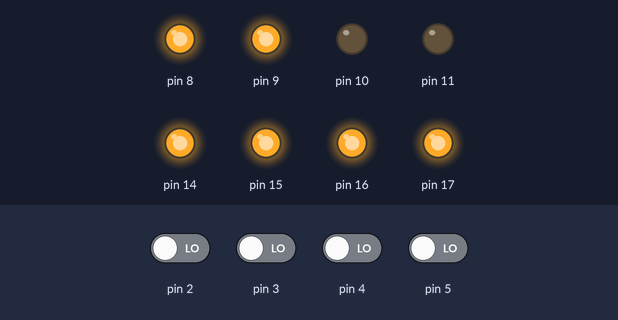
Recording of a sketch running on a simulated Arduino Uno, built with avr-gcc and run on an emulated ATmega328P. Parts: output pins drawn as LEDs (lit = HIGH). The test bench sets the inputs (shaded band); at power-on: pin 2–5 LOW. What the sketch prints to the serial monitor is not drawn.

Above: at 1.2 s.
1.3 s: pin 2 driven HIGH
At 2.5 s:
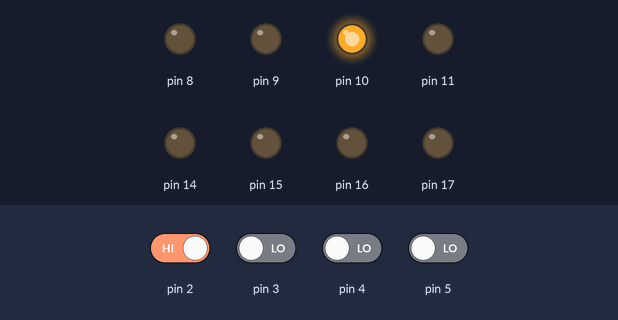
2.8 s: pin 3 driven HIGH
At 3.9 s:
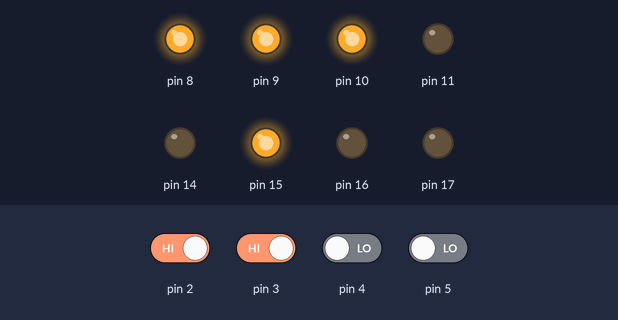
4.3 s: pin 4 driven HIGH
At 4.9 s:
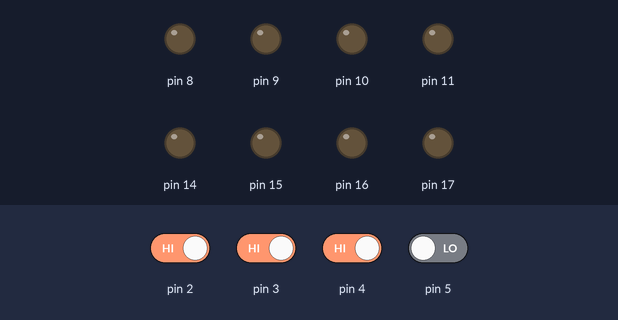
5.8 s: pin 5 driven HIGH
At 6.1 s:
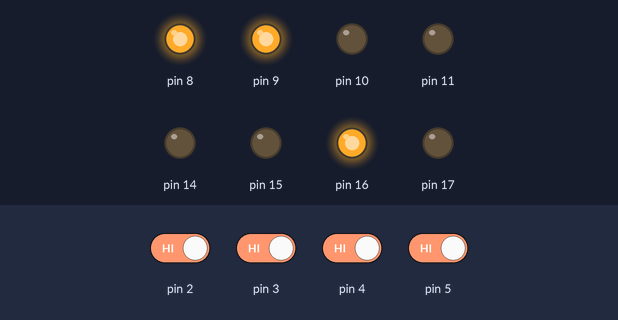
7.3 s: pin 5 driven LOW
At 8.5 s:
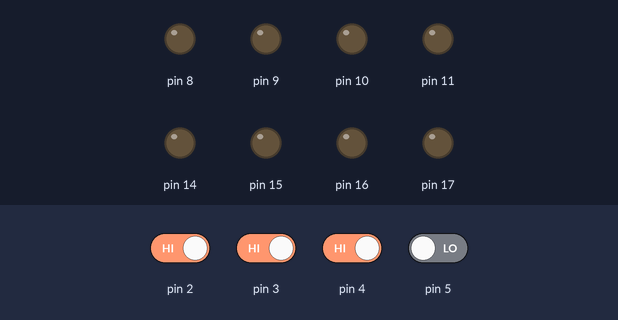
8.8 s: pin 2 driven LOW
At 9.5 s:
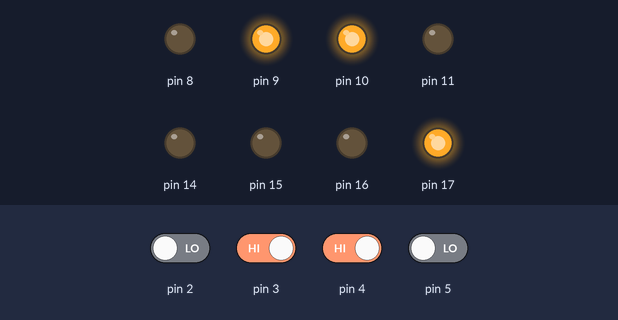
Timing chart, 0 to 11.3 s (numbered marks = the images above; inputs shaded):
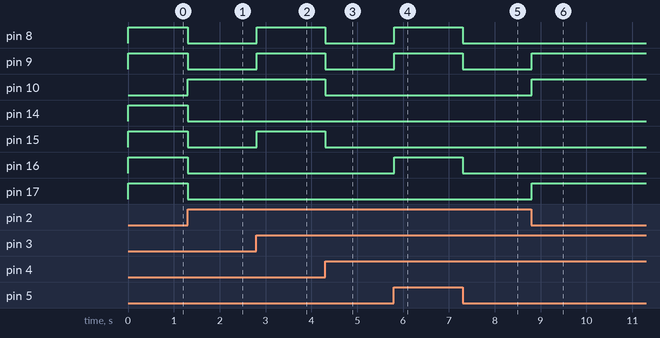

Measured:
- after the input at 1.3 s, pin 8, pin 9, pin 14–17: HIGH → LOW at once; pin 10: LOW → HIGH at once
- after the input at 2.8 s, pin 8, pin 9, pin 15: LOW → HIGH at once
- after the input at 4.3 s, pin 8–10, pin 15: HIGH → LOW at once
- after the input at 5.8 s, pin 8, pin 9, pin 16: LOW → HIGH at once
- after the input at 7.3 s, pin 8, pin 9, pin 16: HIGH → LOW at once
- after the input at 8.8 s, pin 9, pin 10, pin 17: LOW → HIGH at once

The sketch:

check_mov.ino
```cpp
unsigned char rom[] = {
  // MOV命令のチェック
  B00111111, //MOV A, 1111
  B01000000, //MOV B, A
};

void setup() {
  Serial.begin(9600);
  DDRB = DDRB | B00001111;
  DDRC = DDRC | B00001111;
}

void loop() {
  // アドレス入力 D5 D4 D3 D2 番ピン（右が最下位ビット）
  // データ出力   D11 D10 D9 D8 A3 A2 A1 A0 番ピン（右が最下位ビット）
  unsigned char addr = (PIND & B00111100)>>2;
  Serial.println(addr);

  PORTC = (PORTC & B11110000) | (rom[addr] & B00001111);
  PORTB = (PORTB & B11110000) | ((rom[addr] & B11110000)>>4);
}
```
